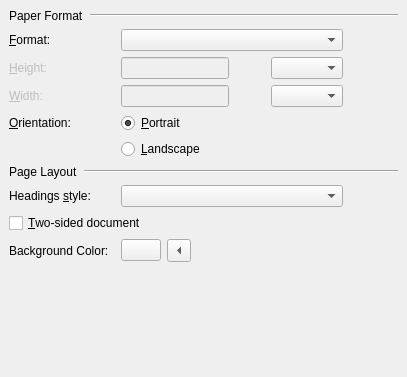
<ui version="4.0" >
 <class>PageLayoutUi</class>
 <widget class="QWidget" name="PageLayoutUi" >
  <property name="geometry" >
   <rect>
    <x>0</x>
    <y>0</y>
    <width>407</width>
    <height>377</height>
   </rect>
  </property>
  <property name="windowTitle" >
   <string/>
  </property>
  <layout class="QGridLayout" >
   <property name="margin" >
    <number>9</number>
   </property>
   <property name="spacing" >
    <number>6</number>
   </property>
   <item row="0" column="1" colspan="13" >
    <layout class="QHBoxLayout" >
     <property name="spacing" >
      <number>6</number>
     </property>
     <property name="margin" >
      <number>0</number>
     </property>
     <item>
      <widget class="QLabel" name="label_2" >
       <property name="text" >
        <string>Paper Format</string>
       </property>
      </widget>
     </item>
     <item>
      <widget class="QFrame" name="frame_2" >
       <property name="sizePolicy" >
        <sizepolicy vsizetype="Fixed" hsizetype="Expanding" >
         <horstretch>0</horstretch>
         <verstretch>0</verstretch>
        </sizepolicy>
       </property>
       <property name="frameShape" >
        <enum>QFrame::HLine</enum>
       </property>
       <property name="frameShadow" >
        <enum>QFrame::Sunken</enum>
       </property>
      </widget>
     </item>
    </layout>
   </item>
   <item row="1" column="1" >
    <widget class="QLabel" name="papersizeL" >
     <property name="text" >
      <string>&amp;Format:</string>
     </property>
     <property name="buddy" >
      <cstring>papersizeCO</cstring>
     </property>
    </widget>
   </item>
   <item row="1" column="5" colspan="8" >
    <widget class="QComboBox" name="papersizeCO" >
     <property name="sizePolicy" >
      <sizepolicy vsizetype="Fixed" hsizetype="Expanding" >
       <horstretch>0</horstretch>
       <verstretch>0</verstretch>
      </sizepolicy>
     </property>
     <property name="toolTip" >
      <string>Choose a particular paper size, or set your own with "Custom"</string>
     </property>
     <property name="maxVisibleItems" >
      <number>20</number>
     </property>
    </widget>
   </item>
   <item row="1" column="13" >
    <spacer>
     <property name="orientation" >
      <enum>Qt::Horizontal</enum>
     </property>
     <property name="sizeHint" stdset="0" >
      <size>
       <width>40</width>
       <height>20</height>
      </size>
     </property>
    </spacer>
   </item>
   <item row="2" column="1" >
    <widget class="QLabel" name="paperheightL" >
     <property name="enabled" >
      <bool>false</bool>
     </property>
     <property name="text" >
      <string>&amp;Height:</string>
     </property>
     <property name="buddy" >
      <cstring>paperheightLE</cstring>
     </property>
    </widget>
   </item>
   <item row="2" column="5" >
    <widget class="QLineEdit" name="paperheightLE" >
     <property name="enabled" >
      <bool>false</bool>
     </property>
     <property name="sizePolicy" >
      <sizepolicy vsizetype="Fixed" hsizetype="Preferred" >
       <horstretch>0</horstretch>
       <verstretch>0</verstretch>
      </sizepolicy>
     </property>
    </widget>
   </item>
   <item row="2" column="12" >
    <widget class="LengthCombo" name="paperheightUnitCO" />
   </item>
   <item row="3" column="1" >
    <widget class="QLabel" name="paperwidthL" >
     <property name="enabled" >
      <bool>false</bool>
     </property>
     <property name="text" >
      <string>&amp;Width:</string>
     </property>
     <property name="buddy" >
      <cstring>paperwidthLE</cstring>
     </property>
    </widget>
   </item>
   <item row="3" column="5" >
    <widget class="QLineEdit" name="paperwidthLE" >
     <property name="enabled" >
      <bool>false</bool>
     </property>
     <property name="sizePolicy" >
      <sizepolicy vsizetype="Fixed" hsizetype="Preferred" >
       <horstretch>0</horstretch>
       <verstretch>0</verstretch>
      </sizepolicy>
     </property>
    </widget>
   </item>
   <item row="3" column="12" >
    <widget class="LengthCombo" name="paperwidthUnitCO" />
   </item>
   <item row="4" column="1" >
    <widget class="QLabel" name="label_3" >
     <property name="text" >
      <string>&amp;Orientation:</string>
     </property>
     <property name="buddy" >
      <cstring>portraitRB</cstring>
     </property>
    </widget>
   </item>
   <item row="4" column="5" colspan="8" >
    <widget class="QRadioButton" name="portraitRB" >
     <property name="text" >
      <string>&amp;Portrait</string>
     </property>
     <property name="checked" >
      <bool>true</bool>
     </property>
    </widget>
   </item>
   <item row="5" column="5" colspan="8" >
    <widget class="QRadioButton" name="landscapeRB" >
     <property name="text" >
      <string>&amp;Landscape</string>
     </property>
    </widget>
   </item>
   <item row="6" column="1" colspan="13" >
    <layout class="QHBoxLayout" >
     <property name="spacing" >
      <number>6</number>
     </property>
     <property name="margin" >
      <number>0</number>
     </property>
     <item>
      <widget class="QLabel" name="label" >
       <property name="text" >
        <string>Page Layout</string>
       </property>
      </widget>
     </item>
     <item>
      <widget class="QFrame" name="frame" >
       <property name="sizePolicy" >
        <sizepolicy vsizetype="Fixed" hsizetype="Expanding" >
         <horstretch>0</horstretch>
         <verstretch>0</verstretch>
        </sizepolicy>
       </property>
       <property name="frameShape" >
        <enum>QFrame::HLine</enum>
       </property>
       <property name="frameShadow" >
        <enum>QFrame::Sunken</enum>
       </property>
      </widget>
     </item>
    </layout>
   </item>
   <item row="7" column="1" colspan="2" >
    <widget class="QLabel" name="pagestyleL" >
     <property name="text" >
      <string>Headings &amp;style:</string>
     </property>
     <property name="buddy" >
      <cstring>pagestyleCO</cstring>
     </property>
    </widget>
   </item>
   <item row="7" column="5" colspan="8" >
    <widget class="QComboBox" name="pagestyleCO" >
     <property name="sizePolicy" >
      <sizepolicy vsizetype="Fixed" hsizetype="Expanding" >
       <horstretch>0</horstretch>
       <verstretch>0</verstretch>
      </sizepolicy>
     </property>
     <property name="toolTip" >
      <string>Style used for the page header and footer</string>
     </property>
    </widget>
   </item>
   <item row="7" column="13" >
    <spacer>
     <property name="orientation" >
      <enum>Qt::Horizontal</enum>
     </property>
     <property name="sizeHint" stdset="0" >
      <size>
       <width>40</width>
       <height>20</height>
      </size>
     </property>
    </spacer>
   </item>
   <item row="8" column="1" colspan="12" >
    <widget class="QCheckBox" name="facingPagesCB" >
     <property name="toolTip" >
      <string>Lay out the page for double-sided printing</string>
     </property>
     <property name="text" >
      <string>&amp;Two-sided document</string>
     </property>
    </widget>
   </item>
   <item row="9" column="1" colspan="3" >
    <widget class="QLabel" name="label_4" >
     <property name="text" >
      <string>Background Color:</string>
     </property>
    </widget>
   </item>
   <item row="10" column="5" >
    <spacer>
     <property name="orientation" >
      <enum>Qt::Vertical</enum>
     </property>
     <property name="sizeType" >
      <enum>QSizePolicy::Expanding</enum>
     </property>
     <property name="sizeHint" stdset="0" >
      <size>
       <width>51</width>
       <height>131</height>
      </size>
     </property>
    </spacer>
   </item>
   <item row="9" column="5" colspan="2" >
    <layout class="QHBoxLayout" name="horizontalLayout_2" >
     <item>
      <widget class="QPushButton" name="backgroundTB" >
       <property name="text" >
        <string/>
       </property>
      </widget>
     </item>
     <item>
      <widget class="QToolButton" name="delbackgroundTB" >
       <property name="minimumSize" >
        <size>
         <width>23</width>
         <height>23</height>
        </size>
       </property>
       <property name="toolTip" >
        <string>Revert the color to the default</string>
       </property>
       <property name="text" >
        <string>...</string>
       </property>
       <property name="arrowType" >
        <enum>Qt::LeftArrow</enum>
       </property>
      </widget>
     </item>
     <item>
      <spacer name="horizontalSpacer" >
       <property name="orientation" >
        <enum>Qt::Horizontal</enum>
       </property>
       <property name="sizeHint" stdset="0" >
        <size>
         <width>40</width>
         <height>20</height>
        </size>
       </property>
      </spacer>
     </item>
    </layout>
   </item>
  </layout>
 </widget>
 <customwidgets>
  <customwidget>
   <class>LengthCombo</class>
   <extends>QComboBox</extends>
   <header>LengthCombo.h</header>
  </customwidget>
 </customwidgets>
 <tabstops>
  <tabstop>papersizeCO</tabstop>
  <tabstop>paperheightLE</tabstop>
  <tabstop>paperheightUnitCO</tabstop>
  <tabstop>paperwidthLE</tabstop>
  <tabstop>paperwidthUnitCO</tabstop>
  <tabstop>portraitRB</tabstop>
  <tabstop>landscapeRB</tabstop>
  <tabstop>pagestyleCO</tabstop>
  <tabstop>facingPagesCB</tabstop>
 </tabstops>
 <includes>
  <include location="local" >qt_i18n.h</include>
 </includes>
 <resources/>
 <connections/>
</ui>
